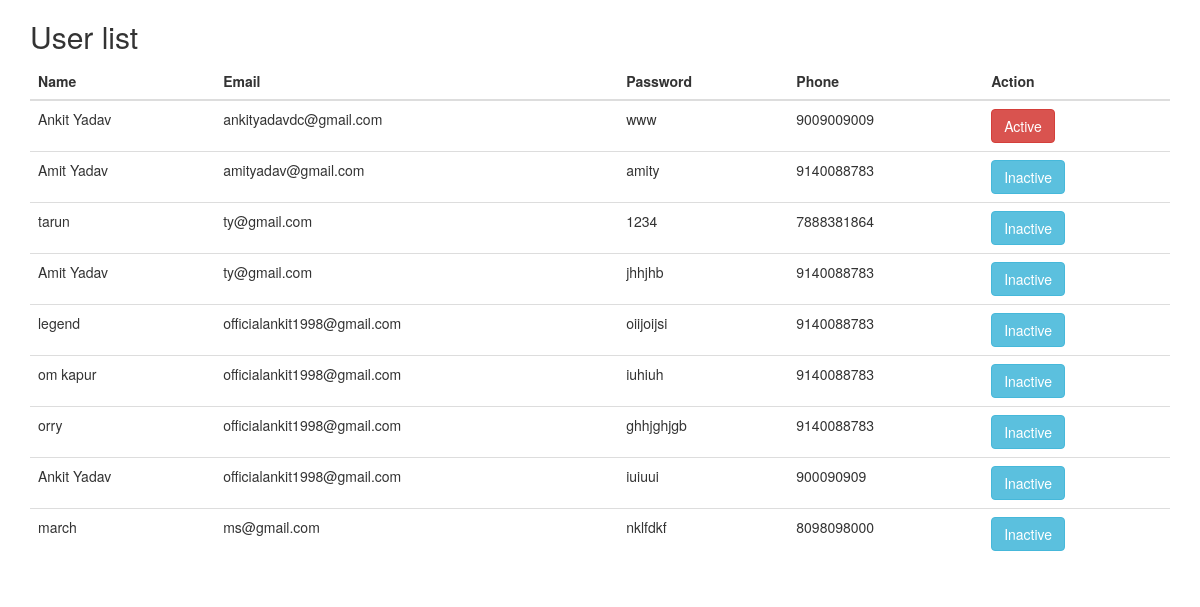
Page /admin.php/dashboard.php on the committed database.
### tables this page shows
CREATE TABLE `users` (
  `id` int NOT NULL,
  `name` varchar(255) DEFAULT NULL,
  `email` varchar(255) DEFAULT NULL,
  `password` text,
  `phone` varchar(255) DEFAULT NULL,
  `created_date` datetime NOT NULL DEFAULT CURRENT_TIMESTAMP,
  `updated_date` datetime NOT NULL DEFAULT CURRENT_TIMESTAMP,
  `is_active` int NOT NULL DEFAULT '1',
  `image` varchar(255) DEFAULT NULL
);

### admin.php/dashboard.php (the view, shortened to what this page needs)
<?php
include('../connection.php');
$query =" SELECT * FROM `users` ";
$result =mysqli_query($connection,$query);
$output = [];
while($row =mysqli_fetch_assoc($result)){
    $output[] = $row;
}
?>
<!DOCTYPE html>
<html lang="en">
<head>
  <link rel="stylesheet" href="https://maxcdn.bootstrapcdn.com/bootstrap/3.4.1/css/bootstrap.min.css">
</head>
<body>
<div class="container">
  <h2>User list</h2>
  <table class="table">
    <thead>
      <tr>
        <th>Name</th>
        <th>Email</th>
        <th>Password</th>
        <th>Phone</th>
        <th>Action</th>
      </tr>
    </thead>
    <tbody>
        <?php foreach($output as $key => $value){ ?>
        <tr>
            <td><?php echo $value['name']; ?> </td>
            <td><?php echo $value['email']; ?> </td>
            <td><?php echo $value['password']; ?> </td>
            <td><?php echo $value['phone']; ?> </td>
            <td>
                <?php if($value['is_active'] == 1){ ?>
                <a role="button" class="btn btn-info" href="http://localhost/assignment3/admin.php/update_status.php?status=1&id=<?php echo $value['id']; ?>" >Inactive</a>
                <?php } else{ ?>
                <a role="button" class="btn btn-danger"  href="http://localhost/assignment3/admin.php/update_status.php?status=0&id=<?php echo $value['id']; ?>" >Active</a>
                <?php } ?>
            </td>
        </tr>
        <?php } ?>
    </tbody>
  </table>
</div>
</body>
</html>

### rows in the picture
users: name "Ankit Yadav", email "ankityadavdc@gmail.com", password "www", phone "9009009009"
users: name "Amit Yadav", email "amityadav@gmail.com", password "amity", phone "9140088783"
users: name "tarun", email "ty@gmail.com", password "1234", phone "7888381864"
users: name "Amit Yadav", email "ty@gmail.com", password "jhhjhb", phone "9140088783"
users: name "legend", email "officialankit1998@gmail.com", password "oiijoijsi", phone "9140088783"
users: name "om kapur", email "officialankit1998@gmail.com", password "iuhiuh", phone "9140088783"
users: name "orry", email "officialankit1998@gmail.com", password "ghhjghjgb", phone "9140088783"
users: name "Ankit Yadav", email "officialankit1998@gmail.com", password "iuiuui", phone "900090909"
users: name "march", email "ms@gmail.com", password "nklfdkf", phone "8098098000"
